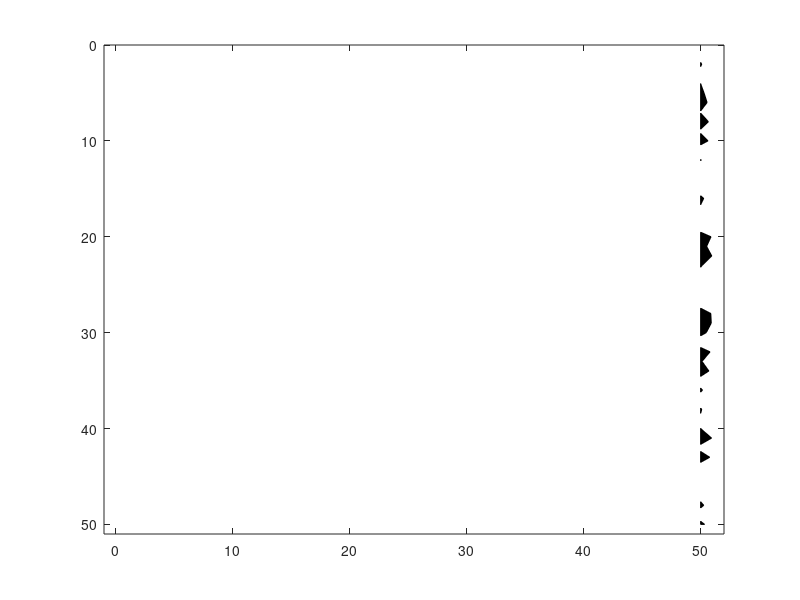

Write the MATLAB code that produced this figure. (Note: this script raises an error after producing the figure.)
function wigb (a,scal,x,z,amx)
%WIGB: Plot seismic data using wiggles
%
%  WIGB(a,scal,x,z,amx) 
%
%  IN    a: seismic data
%        scale: multiple data by scale
%        x: x-axis;
%        z: vertical axis (time or depth)
%	 x and z are vectors with offset and time.
%
%	 If only 'a' is enter, 'scal,x,z,amn,amx' are decided automatically; 
%	 otherwise, 'scal' is a scalar; 'x, z' are vectors for annotation in 
%	 offset and time, amx are the amplitude range.
%
%    just like: a = a * dx /amx;  a = a * scal;  (line 39~40)
%
%    improved by Zhang Xiaoming at 2015-01-28 for making the figure-looks
%    better!

if nargin == 0, nx=50;nz=50; a = rand(nz,nx)-0.5; zend = 50;  end;

[nz,nx]=size(a);

zend = nz ;

trmx= max(abs(a));
if (nargin <= 4); amx=mean(trmx);  end;
if (nargin <= 2); x=[1:nx]; z=[1:nz]; end;
if (nargin <= 1); scal =1; end;

if nx <= 1; disp(' ERR:PlotWig: nx has to be more than 1');return;end;

 % take the average as dx
	dx1 = abs(x(2:nx)-x(1:nx-1));
 	dx = median(dx1);

 dz=1;    %%%%%%%%%%%%%%%%%%%
 xmx=max(max(a)); xmn=min(min(a)); 

 if scal == 0; scal=1; end;
 a = a * dx /amx; 
 a = a * scal;

 fprintf(' PlotWig: data range [%f, %f], plotted max %f \n',xmn,xmx,amx);
 
% set display range 
x1=min(x)-2.0*dx; x2=max(x)+2.0*dx;
z1=min(z)-dz; z2=max(z)+dz;
 
set(gca,'NextPlot','add','Box','on', ...
  'XLim', [x1 x2], ...
  'YDir','reverse', ...
  'YLim',[z1 z2]);
 

	fillcolor = [0 0 0];
	linecolor = [0 0 0];
	linewidth = 0.1;

	z=z'; 	% input as row vector
	zstart=1;    %%%%%%%%%%%%%%%%%%%%
	      %%%%%%%%%%%%%%%%%%%

for i=nx:-1:1,
   
  if trmx(i) ~= 0;    % skip the zero traces
	tr=a(:,i); 	% --- one scale for all section
  	s = sign(tr) ;
  	i1= find( s(1:nz-1) ~= s(2:nz) );	% zero crossing points
	npos = length(i1);


	%12/7/97 
	zadd = i1 + tr(i1) ./ (tr(i1) - tr(i1+1)); %locations with 0 amplitudes
	aadd = zeros(size(zadd));

	[zpos,vpos] = find(tr >0);
	[zz,iz] = sort([zpos; zadd]); 	% indices of zero point plus positives
	aa = [tr(zpos); aadd];
	aa = aa(iz);

	% be careful at the ends
		if tr(1)>0, 	a0=0; z0=1.00;
		else, 		a0=0; z0=zadd(1);
		end;
		if tr(nz)>0, 	a1=0; z1=nz; 
		else, 		a1=0; z1=max(zadd);
		end;
			
	zz = [z0; zz; z1; z0];
 	aa = [a0; aa; a1; a0];
		

	zzz = zstart + zz*dz -dz;

	patch( aa+x(i) , zzz,  fillcolor);

	line( 'Color',[1 1 1],'EraseMode','background',  ...
         'Xdata', x(i)+[0 0], 'Ydata',[zstart zend]); % remove zero line

%'LineWidth',linewidth, ...
%12/7/97 'Xdata', x(i)+[0 0], 'Ydata',[z0 z1]*dz);	% remove zero line

	%line( 'Color',linecolor,'EraseMode','background',  ...
	 %'LineWidth',linewidth, ...
	 %'Xdata', tr+x(i), 'Ydata',z);	% negatives line

   else % zeros trace
	line( 'Color',linecolor,'EraseMode','background',  ...
	 'LineWidth',linewidth, ...
         'Xdata', [x(i) x(i)], 'Ydata',[zstart zend]);
   end;
end;

for i=nx:-1:1,
    if trmx(i) ~= 0;
        
        tr=a(:,i); 	% --- one scale for all section
  	s = sign(tr) ;
  	i1= find( s(1:nz-1) ~= s(2:nz) );	% zero crossing points
	npos = length(i1);


	%12/7/97 
	zadd = i1 + tr(i1) ./ (tr(i1) - tr(i1+1)); %locations with 0 amplitudes
	aadd = zeros(size(zadd));

	[zpos,vpos] = find(tr >0);
	[zz,iz] = sort([zpos; zadd]); 	% indices of zero point plus positives
	aa = [tr(zpos); aadd];
	aa = aa(iz);

	% be careful at the ends
		if tr(1)>0, 	a0=0; z0=1.00;
		else, 		a0=0; z0=zadd(1);
		end;
		if tr(nz)>0, 	a1=0; z1=nz; 
		else, 		a1=0; z1=max(zadd);
		end;
			
	zz = [z0; zz; z1; z0];
 	aa = [a0; aa; a1; a0];
		

	zzz = zstart + zz*dz -dz;

	
    
        line( 'Color',linecolor,'EraseMode','background',  ...
	 'LineWidth',linewidth, ...
	 'Xdata', tr+x(i), 'Ydata',z);	% negatives line

    else % zeros trace
	line( 'Color',linecolor,'EraseMode','background',  ...
	 'LineWidth',linewidth, ...
         'Xdata', [x(i) x(i)], 'Ydata',[zstart zend]);
   end;
end;



